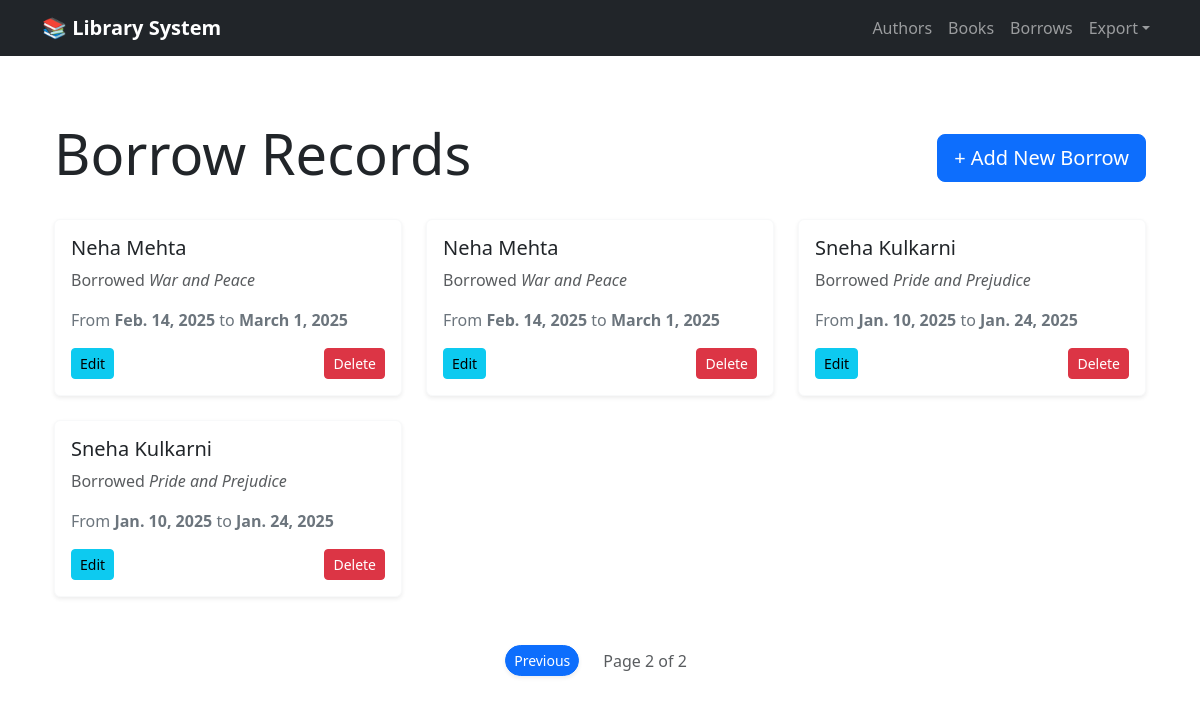
Screenshot of /borrows/?page=2 with the database file from the repository.
### manager/models.py (models this page shows, shortened)
class BorrowRecord(models.Model):
    user_name = models.CharField(max_length=150)
    book = models.ForeignKey(Book, on_delete=models.CASCADE)
    borrow_date = models.DateField()
    return_date = models.DateField()

class Book(models.Model):
    title = models.CharField(max_length=150)
    genre = models.CharField(max_length=100)
    published_date = models.DateField()
    author = models.ForeignKey(Author, on_delete=models.CASCADE)

### manager/views.py (the view)
# urls.py: path('borrows/', BorrowRecordListView.as_view(), name='borrow-list'),
class BorrowRecordListView(ListView):
    model = BorrowRecord
    template_name = 'manager/borrow_list.html'
    context_object_name = 'borrow_records'
    paginate_by = 5
    ordering = ['-borrow_date']

### templates/manager/borrow_list.html (shortened to what this page needs)
{% extends 'manager/base.html' %}
{% block content %}
    <div class="container mt-4">
        <div class="d-flex justify-content-between align-items-center mb-4">
            <h2 class="display-4">Borrow Records</h2>
            <a href="{% url 'add-borrow' %}" class="btn btn-primary btn-lg">+ Add New Borrow</a>
        </div>
        <div class="row">
            {% for borrow in borrow_records %}
                <div class="col-md-6 col-lg-4 mb-4">
                    <div class="card shadow-sm border-light">
                        <div class="card-body">
                            <h5 class="card-title">{{ borrow.user_name }}</h5>
                            <p class="text-muted">Borrowed <em>{{ borrow.book.title }}</em></p>
                            <p class="text-secondary">From <strong>{{ borrow.borrow_date }}</strong> to <strong>{{ borrow.return_date }}</strong></p>
                            <div class="d-flex justify-content-between align-items-center mt-3">
                                <a href="{% url 'edit-borrow' borrow.id %}" class="btn btn-info btn-sm">Edit</a>
                                <a href="{% url 'delete-borrow' borrow.id %}" class="btn btn-danger btn-sm">Delete</a>
                            </div>
                        </div>
                    </div>
                </div>
            {% endfor %}
        </div>
        {% include 'manager/pagination.html' with page_obj=page_obj %}
    </div>
{% endblock %}

### rows the page displays
BorrowRecord: user_name "Neha Mehta", book "War and Peace", borrow_date "Feb. 14, 2025", return_date "March 1, 2025"
BorrowRecord: user_name "Neha Mehta", book "War and Peace", borrow_date "Feb. 14, 2025", return_date "March 1, 2025"
BorrowRecord: user_name "Sneha Kulkarni", book "Pride and Prejudice", borrow_date "Jan. 10, 2025", return_date "Jan. 24, 2025"
BorrowRecord: user_name "Sneha Kulkarni", book "Pride and Prejudice", borrow_date "Jan. 10, 2025", return_date "Jan. 24, 2025"

### other values shown
{{ page_obj.number }} "2"
{{ page_obj.paginator.num_pages }} "2"
